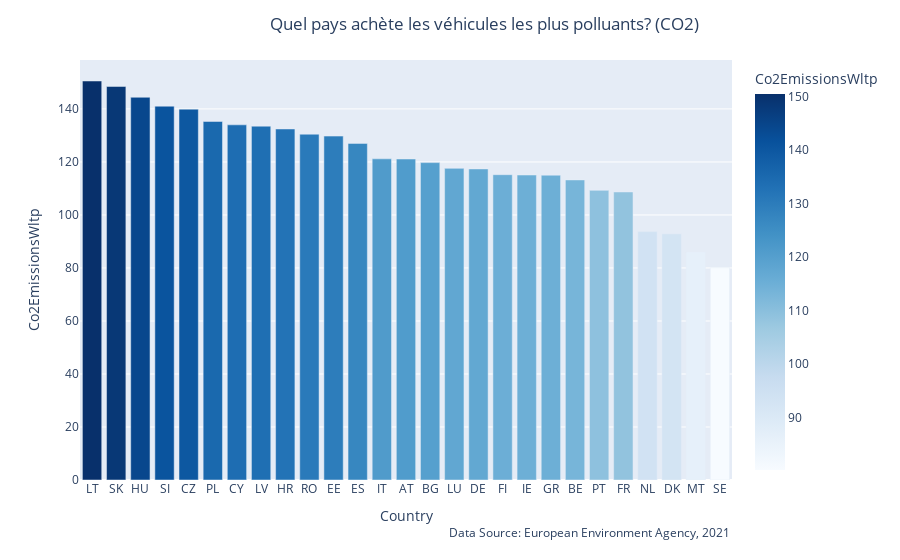
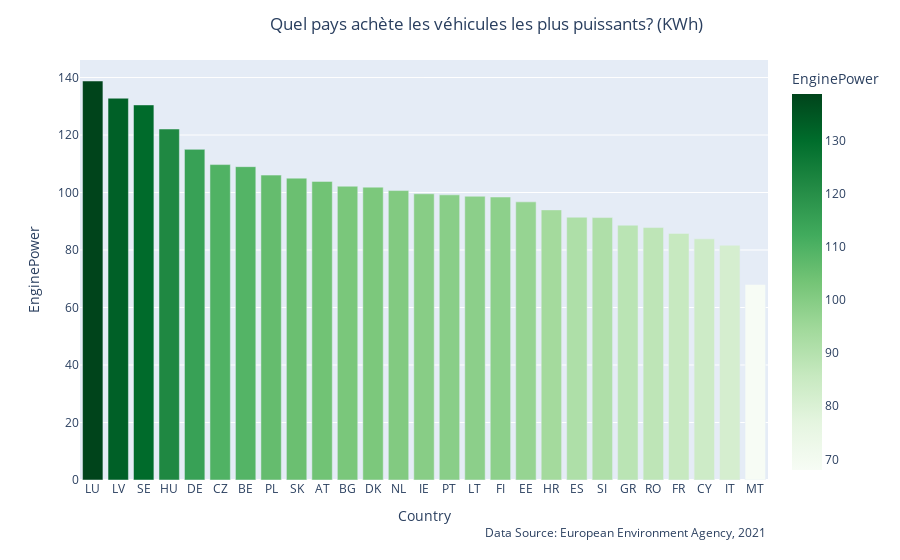
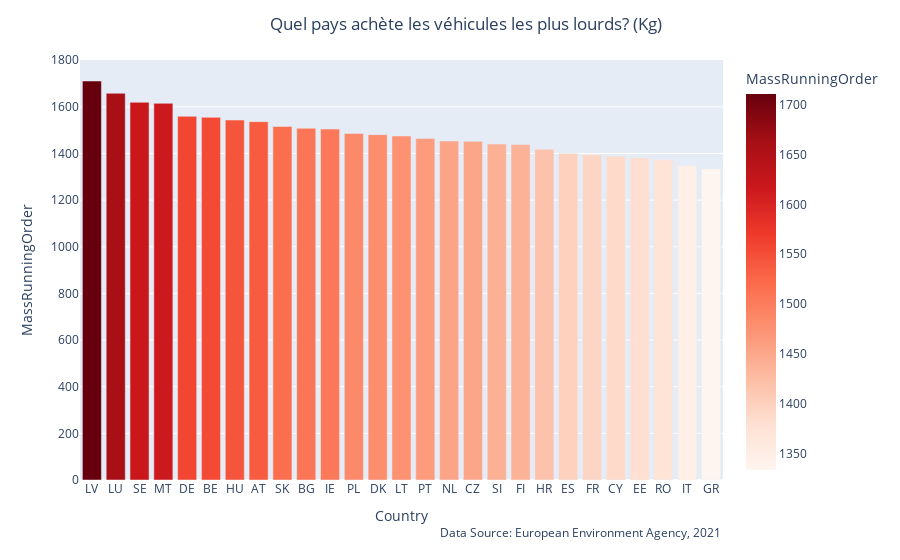

Notebook code for these charts, in order:
### Code cell
countries = CountryDataAggregator(df)
countries.display_sorted(n=5, by='ElectricRange', columns=['Country', 'GdpPerCapita', 'Count'], 
                         title="Top 5 des pays par capacité de propulsion électrique (moyenne kms)")
countries.countrywise_viz()

### Figure 1 — Plotly figure (JSON) as saved in the notebook; plotly's stock layout.template omitted (floating-point values rounded to 4 significant figures)
{"data": [{"alignmentgroup": "True", "hovertemplate": "Country=%{x}<br>Co2EmissionsWltp=%{marker.color}<extra></extra>", "legendgroup": "", "marker": {"color": [150.5, 148.5, 144.4, 141.0, 139.9, 135.3, 134, 133.5, 132.4, 130.5, 129.8, 127, 121.2, 121.1, 119.8, 117.6, 117.4, 115.2, 115.1, 115, 113.2, 109.3, 108.7, 93.72, 92.89, 86, 80.13], "coloraxis": "coloraxis", "pattern": {"shape": ""}}, "name": "", "offsetgroup": "", "orientation": "v", "showlegend": false, "textposition": "auto", "type": "bar", "x": ["LT", "SK", "HU", "SI", "CZ", "PL", "CY", "LV", "HR", "RO", "EE", "ES", "IT", "AT", "BG", "LU", "DE", "FI", "IE", "GR", "BE", "PT", "FR", "NL", "DK", "MT", "SE"], "xaxis": "x", "y": [150.5, 148.5, 144.4, 141.0, 139.9, 135.3, 134, 133.5, 132.4, 130.5, 129.8, 127, 121.2, 121.1, 119.8, 117.6, 117.4, 115.2, 115.1, 115, 113.2, 109.3, 108.7, 93.72, 92.89, 86, 80.13], "yaxis": "y"}], "layout": {"annotations": [{"showarrow": false, "text": "Data Source: European Environment Agency, 2021", "x": 1, "xanchor": "right", "xref": "paper", "y": -0.15, "yanchor": "auto", "yref": "paper"}], "barmode": "relative", "coloraxis": {"colorbar": {"title": {"text": "Co2EmissionsWltp"}}, "colorscale": [[0, "rgb(247,251,255)"], [0.125, "rgb(222,235,247)"], [0.25, "rgb(198,219,239)"], [0.375, "rgb(158,202,225)"], [0.5, "rgb(107,174,214)"], [0.625, "rgb(66,146,198)"], [0.75, "rgb(33,113,181)"], [0.875, "rgb(8,81,156)"], [1, "rgb(8,48,107)"]]}, "legend": {"tracegroupgap": 0}, "margin": {"t": 60}, "title": {"text": "Quel pays achète les véhicules les plus polluants? (CO2)", "x": 0.3}, "xaxis": {"anchor": "y", "domain": [0, 1], "title": {"text": "Country"}}, "yaxis": {"anchor": "x", "domain": [0, 1], "title": {"text": "Co2EmissionsWltp"}}}}

### Figure 2 — Plotly figure (JSON) as saved in the notebook; plotly's stock layout.template omitted (floating-point values rounded to 4 significant figures)
{"data": [{"alignmentgroup": "True", "hovertemplate": "Country=%{x}<br>EnginePower=%{marker.color}<extra></extra>", "legendgroup": "", "marker": {"color": [138.8, 132.8, 130.5, 122.1, 115.0, 109.7, 109.0, 106.1, 105, 103.9, 102.2, 101.9, 100.7, 99.56, 99.19, 98.69, 98.44, 96.75, 93.96, 91.42, 91.28, 88.63, 87.81, 85.77, 83.88, 81.68, 68], "coloraxis": "coloraxis", "pattern": {"shape": ""}}, "name": "", "offsetgroup": "", "orientation": "v", "showlegend": false, "textposition": "auto", "type": "bar", "x": ["LU", "LV", "SE", "HU", "DE", "CZ", "BE", "PL", "SK", "AT", "BG", "DK", "NL", "IE", "PT", "LT", "FI", "EE", "HR", "ES", "SI", "GR", "RO", "FR", "CY", "IT", "MT"], "xaxis": "x", "y": [138.8, 132.8, 130.5, 122.1, 115.0, 109.7, 109.0, 106.1, 105, 103.9, 102.2, 101.9, 100.7, 99.56, 99.19, 98.69, 98.44, 96.75, 93.96, 91.42, 91.28, 88.63, 87.81, 85.77, 83.88, 81.68, 68], "yaxis": "y"}], "layout": {"annotations": [{"showarrow": false, "text": "Data Source: European Environment Agency, 2021", "x": 1, "xanchor": "right", "xref": "paper", "y": -0.15, "yanchor": "auto", "yref": "paper"}], "barmode": "relative", "coloraxis": {"colorbar": {"title": {"text": "EnginePower"}}, "colorscale": [[0, "rgb(247,252,245)"], [0.125, "rgb(229,245,224)"], [0.25, "rgb(199,233,192)"], [0.375, "rgb(161,217,155)"], [0.5, "rgb(116,196,118)"], [0.625, "rgb(65,171,93)"], [0.75, "rgb(35,139,69)"], [0.875, "rgb(0,109,44)"], [1, "rgb(0,68,27)"]]}, "legend": {"tracegroupgap": 0}, "margin": {"t": 60}, "title": {"text": "Quel pays achète les véhicules les plus puissants? (KWh)", "x": 0.3}, "xaxis": {"anchor": "y", "domain": [0, 1], "title": {"text": "Country"}}, "yaxis": {"anchor": "x", "domain": [0, 1], "title": {"text": "EnginePower"}}}}

### Figure 3 — Plotly figure (JSON) as saved in the notebook; plotly's stock layout.template omitted (floating-point values rounded to 4 significant figures)
{"data": [{"alignmentgroup": "True", "hovertemplate": "Country=%{x}<br>MassRunningOrder=%{marker.color}<extra></extra>", "legendgroup": "", "marker": {"color": [1711.0, 1658.0, 1619.0, 1615, 1559.0, 1555.0, 1543.0, 1537.0, 1516.0, 1508.0, 1505.0, 1486.0, 1481.0, 1475, 1464.0, 1454.0, 1452.0, 1441.0, 1438.0, 1418.0, 1400.0, 1394.0, 1389.0, 1382.0, 1373.0, 1348.0, 1333.0], "coloraxis": "coloraxis", "pattern": {"shape": ""}}, "name": "", "offsetgroup": "", "orientation": "v", "showlegend": false, "textposition": "auto", "type": "bar", "x": ["LV", "LU", "SE", "MT", "DE", "BE", "HU", "AT", "SK", "BG", "IE", "PL", "DK", "LT", "PT", "NL", "CZ", "SI", "FI", "HR", "ES", "FR", "CY", "EE", "RO", "IT", "GR"], "xaxis": "x", "y": [1711.0, 1658.0, 1619.0, 1615, 1559.0, 1555.0, 1543.0, 1537.0, 1516.0, 1508.0, 1505.0, 1486.0, 1481.0, 1475, 1464.0, 1454.0, 1452.0, 1441.0, 1438.0, 1418.0, 1400.0, 1394.0, 1389.0, 1382.0, 1373.0, 1348.0, 1333.0], "yaxis": "y"}], "layout": {"annotations": [{"showarrow": false, "text": "Data Source: European Environment Agency, 2021", "x": 1, "xanchor": "right", "xref": "paper", "y": -0.15, "yanchor": "auto", "yref": "paper"}], "barmode": "relative", "coloraxis": {"colorbar": {"title": {"text": "MassRunningOrder"}}, "colorscale": [[0, "rgb(255,245,240)"], [0.125, "rgb(254,224,210)"], [0.25, "rgb(252,187,161)"], [0.375, "rgb(252,146,114)"], [0.5, "rgb(251,106,74)"], [0.625, "rgb(239,59,44)"], [0.75, "rgb(203,24,29)"], [0.875, "rgb(165,15,21)"], [1, "rgb(103,0,13)"]]}, "legend": {"tracegroupgap": 0}, "margin": {"t": 60}, "title": {"text": "Quel pays achète les véhicules les plus lourds? (Kg)", "x": 0.3}, "xaxis": {"anchor": "y", "domain": [0, 1], "title": {"text": "Country"}}, "yaxis": {"anchor": "x", "domain": [0, 1], "title": {"text": "MassRunningOrder"}}}}
